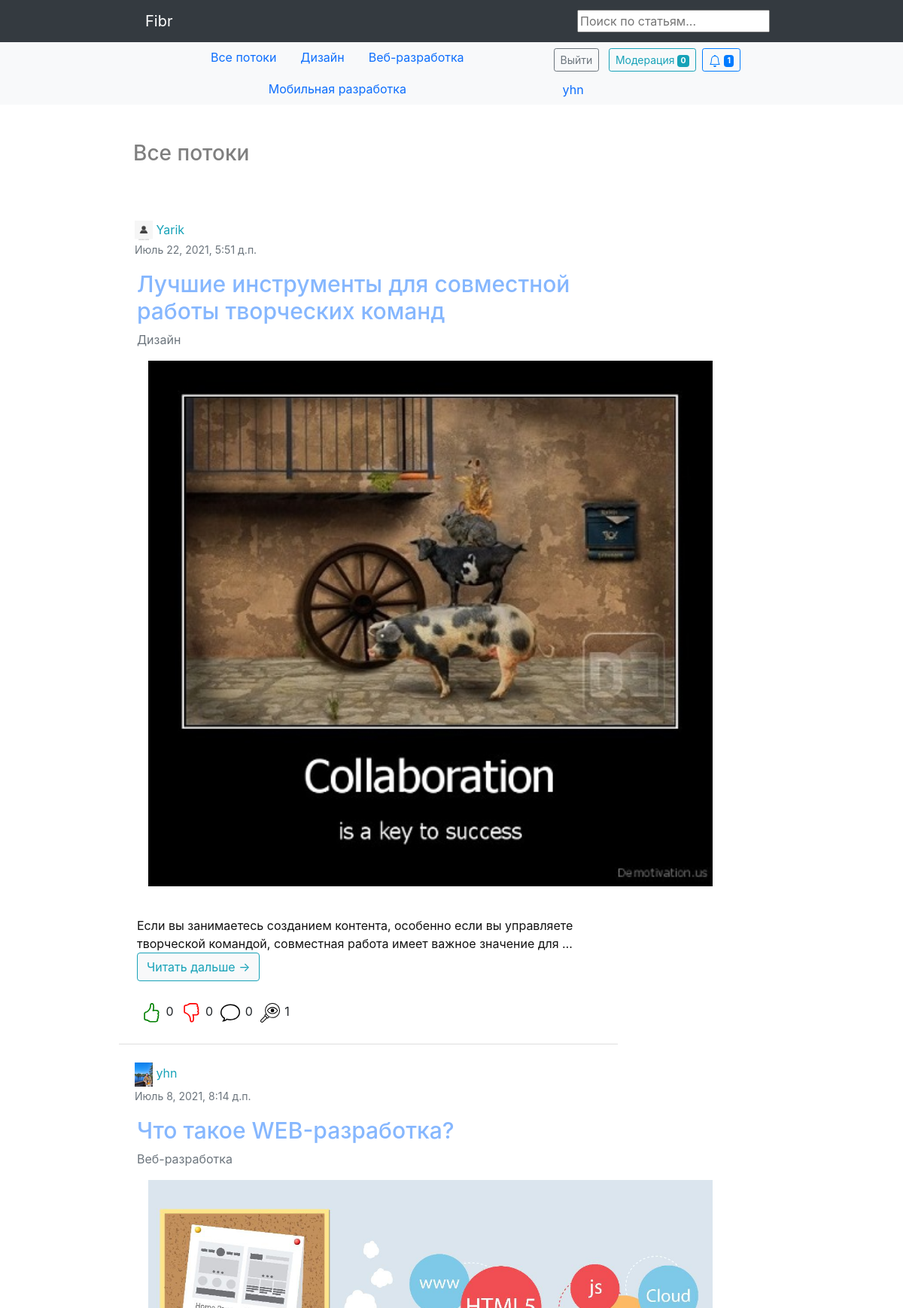
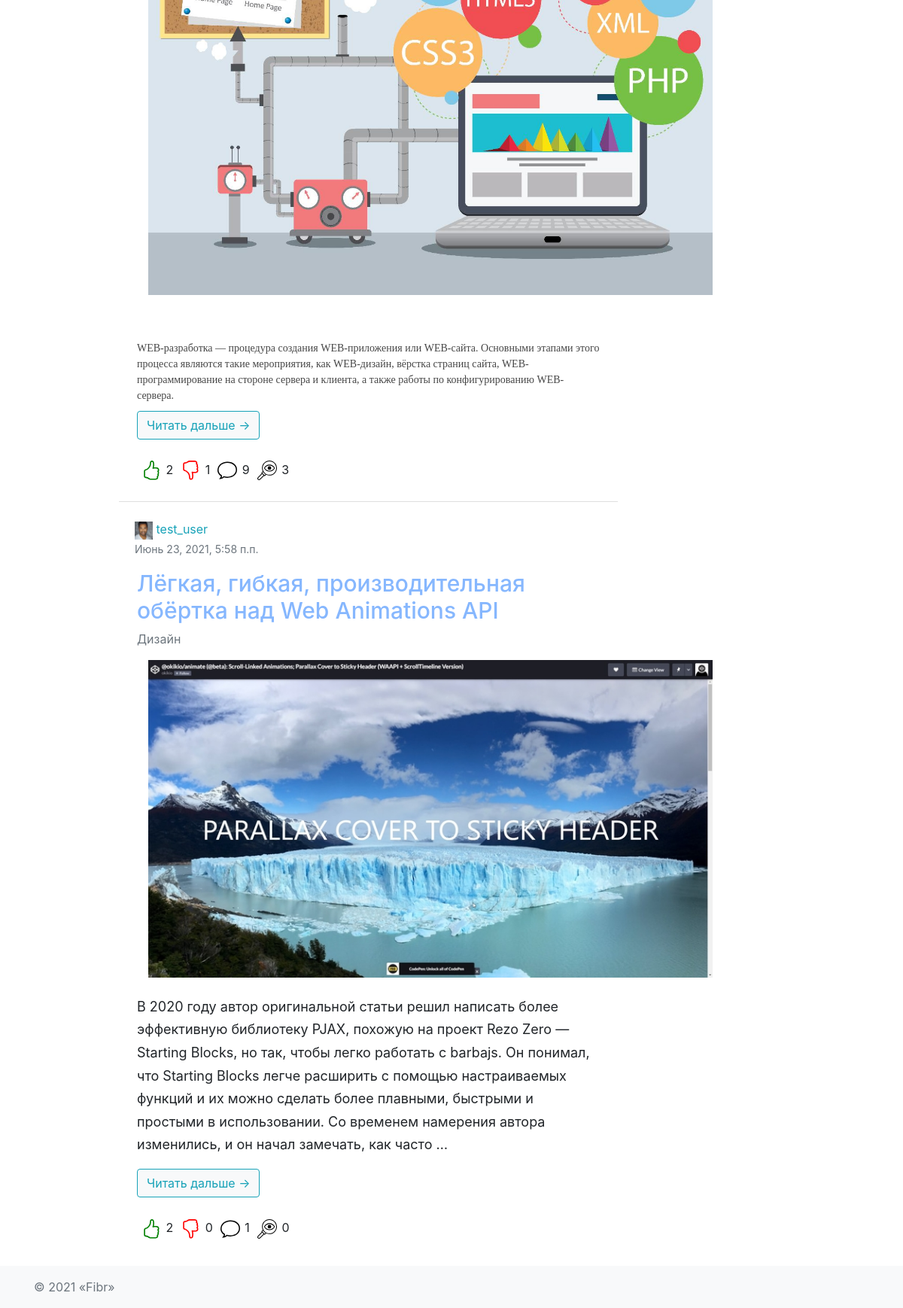
The page / (signed in) on the database its author committed (2 pictures, top to bottom).
### hub/models.py (models this page shows)
class Topic(models.Model):
    name = models.CharField(max_length=64)
    short_description = models.TextField(blank=True)
    class Meta:
        verbose_name = 'Тематика'
        verbose_name_plural = 'Тематики'
    def __str__(self):
        return self.name

### authapp/models.py (models this page shows, shortened)
class User(AbstractUser):
    image = models.ImageField(upload_to='users_avatars', blank=True, default='users_avatars/default.jpg')
    birthday = models.DateField(blank=True, null=True)
    is_moderator = models.BooleanField(default=False)
    is_blocked = models.BooleanField(default=False)
    blocked_time = models.DateTimeField(default=timezone.now)
    def __str__(self):
        return self.username

### article/models.py (models this page shows, shortened)
class Article(models.Model):
    user = models.ForeignKey(User, on_delete=models.CASCADE)
    topic = models.ForeignKey(Topic, on_delete=models.CASCADE, verbose_name='Раздел')
    title = models.CharField(max_length=64, unique=True, verbose_name='Название')
    content = models.TextField(blank=True, verbose_name='Статья')
    image = models.ImageField(upload_to='article_images', blank=True, verbose_name='Фото')
    is_active = models.BooleanField(default=True, verbose_name='Активна', db_index=True)
    is_published = models.BooleanField(default=False, verbose_name='Опубликовать', db_index=True)
    is_moderated = models.BooleanField(default=False, verbose_name='На модерацию', db_index=True)
    created_at = models.DateTimeField(auto_now_add=True)
    updated_at = models.DateTimeField(auto_now=True)
    moderate_comment = models.TextField(blank=True, verbose_name='Замечания модератора')
    class Meta:
        verbose_name = 'Статья'
        verbose_name_plural = 'Статьи'
    @staticmethod
    def get_articles():
        return Article.objects.filter(is_active=True, is_published=True)
    @staticmethod
    def get_moderated_articles():
        return Article.objects.filter(is_active=True, is_moderated=True)
    def get_total_likes(self):
        likes = Like.objects.filter(article=self, is_liked=True, is_for_comment=False)
        return len(likes)
    def get_total_dislikes(self):
        likes = Like.objects.filter(article=self, is_disliked=True, is_for_comment=False)
        return len(likes)
    def get_total_comments(self):
        comments = Comment.objects.filter(article=self)
        return len(comments)
    def get_total_views(self):
        article_views = ArticlesViews.objects.filter(article=self)
        return len(article_views)

### mainapp/views.py (the view)
# urls.py: path('', mainapp.Index.as_view(), name='index'),
class Index(ListView):
    model = Topic
    template_name = 'mainapp/index.html'
    def get_context_data(self, **kwargs):
        context = super().get_context_data(**kwargs)
        context['articles'] = Article.get_articles().order_by('-created_at')[:3]
        return context

### context_processor.py (called while the page is built)
def topic_list(request):
    return {"topic_list": Topic.objects.all()}

def moderated_article_count(request):
    return {'moderated_articles_count': Article.get_moderated_articles().count()}

### notification/models.py (called while the page is built)
    @staticmethod
    def total_count(user_pk):
        return Notification.objects.filter(user=user_pk).count()

    @staticmethod
    def total_unread_count(user_pk):
        return Notification.objects.filter(user=user_pk, read=False).count()

    @staticmethod
    def get_unread(user_pk):
        return Notification.objects.filter(user=user_pk, read=False).order_by('-created_at')

    @classmethod
    def get_new_comments_articles(cls, user):
        return Article.objects.filter(user=user).annotate(
            num_notices=Count('notification', filter=Q(notification__type_of=cls.NEW_COMMENT) & Q(
                notification__read=False))) \
            .filter(num_notices__gt=0).order_by('-num_notices')

    @classmethod
    def get_new_comments_reply(cls, user):
        return Comment.objects.filter(user=user).annotate(
            num_notices=Count('notification', filter=Q(notification__type_of=cls.COMMENT_REPLY) & Q(
                notification__read=False))) \
            .filter(num_notices__gt=0).order_by('-num_notices')

    @classmethod
    def get_new_liked_articles(cls, user):
        return Article.objects.filter(user=user).annotate(
            num_likes=Count('notification',
                            filter=Q(notification__type_of=cls.LIKE) & Q(notification__read=False))) \
            .filter(num_likes__gt=0).order_by('-num_likes')

    @classmethod
    def get_new_disliked_articles(cls, user):
        return Article.objects.filter(user=user).annotate(
            num_dislikes=Count('notification',
                               filter=Q(notification__type_of=cls.DISLIKE) & Q(notification__read=False))) \
            .filter(num_dislikes__gt=0).order_by('-num_dislikes')

    @classmethod
    def get_new_liked_comments(cls, user):
        return Comment.objects.filter(user=user).annotate(
            num_likes=Count('notification',
                            filter=Q(notification__type_of=cls.COMMENT_LIKE) & Q(notification__read=False))) \
            .filter(num_likes__gt=0).order_by('-num_likes')

### mainapp/templates/mainapp/index.html (shortened to what this page needs)
{% extends 'mainapp/base.html' %}
{% load static %}
{% block content %}
<section>
    <div class="container w-75 p-2">
        <ul class="list-group list-group-flush w-75">
            {% for article in articles %}
            <li class="list-group-item p-4">
                <div class="row">
                    <header class="accordion-header">
                        <a href="{% url 'auth:user_info' article.user.pk %}" class="text-info" title="Автор публикации"
                            style="text-decoration: none;">
                            <img src="{{ article.user.image.url }}" width="24" height="24" class="img-fluid" alt="img">
                            <span class="text">{{ article.user }}</span>
                        </a>
                        <p class="timelist text-muted"><small>
                                {{ article.created_at }}
                            </small></p>
                    </header>
                    <div class="col-sm-12">
                        <a href="{% url 'article:article' article.pk %}" class="card-title text-decoration-none"
                            style="color: #86b7fe; cursor: pointer">
                            <h1 class="text" style="font-size: 30px;">
                                {{ article.title }}
                            </h1>
                        </a>
                        <p class="text-muted">
                             {{ article.topic }}
                        </p>
                        <div class="col-sm-4">
                            {% if article.image %}
                            <img src="{{ article.image.url }}" class="img-responsive" alt="img" width="750">
                            {% endif %}
                        </div>
                        <br>
                        <p class="card-text" style="line-height: 1.70;font-size: 18px;overflow-wrap: break-word;">
                            {{ article.content| safe| truncatewords:60 }}</p>
                        <a href="{% url 'article:article' article.pk %}">
                        </a>
                        <a href="{% url 'article:article' article.pk %}" class="card-title text-decoration-none"
                            style="color: #86b7fe; cursor: pointer"> <button type="button"
                                class="btn bg-light btn-outline-info"> Читать дальше →
                            </button>
                        </a>
                        <div class="d-flex justify-content-lg-start mt-4">
                            <div class="m-1">
                                {{ article.get_total_likes }}</div>
                            <div class="m-1">
                                {{ article.get_total_dislikes }}</div>
                            <div class="m-1">
                                {{ article.get_total_comments }}</div>
                            <div class="m-1">
                                {{ article.get_total_views }}</div>
                        </div>
                    </div>
                </div>
            </li>
            {% endfor %}
        </ul>
    </div>
</section>
{% endblock %}

### mainapp/templates/mainapp/includes/inc_nav_menu.html (shortened to what this page needs)
<nav class="navbar navbar-expand-lg navbar-dark bg-dark">
    <div class="container w-75">
        <a class="navbar-brand px-lg-3" href="/">Fibr</a>
        <form action="{% url 'search:search_result'  %}" method="get">
            <input name="q" type="text" placeholder="Поиск по статьям...">
        </form>
    </div>
</nav>
<nav id="navbar_top" class="navbar-expand-md navbar-light bg-light">
    <div class="container d-flex justify-content-between w-75">
        <ul class="nav justify-content-center">
            <li class="nav-item">
                <a class="nav-link" href="/">Все потоки</a>
            </li>
            {% for topic in topic_list %}
            <li class="nav-item">
                <a class="nav-link" href="{% url 'hub:topic' topic.pk %}">
                    {{ topic.name }}
                </a>
            </li>
            {% endfor %}
        </ul>
        <ul class="nav">
            <li class="nav-item">
                <div class="d-grid gap-2 d-md-block mt-1">
                    {% if user.is_authenticated %}
                    <button class="btn btn-outline-secondary btn-sm my-0 m-1" type="button"
                        onclick="location.href='{% url 'auth:logout' %}'">
                        Выйти
                    </button>
                    {% endif %}
                    {% if user.is_moderator %}
                    <button class="btn btn-outline-info btn-sm my-0 m-1" type="button"
                        onclick="location.href='{% url 'auth:moderation' %}'">
                        Модерация <span class="badge badge-info">{{ moderated_articles_count }}</span>
                    </button>
                    {% endif %}
                    {% include 'notification/includes/inc_notification.html' %}
                </div>
            </li>
            {% if user.is_authenticated %}
            <li class="nav-item">
                <a class="nav-link" href="{% url 'auth:profile' user.pk %}">{{ user.username }}</a>
            </li>
            {% endif %}
        </ul>
    </div>
</nav>

### rows shown on the page
Topic: name "Дизайн"
Topic: name "Веб-разработка"
Topic: name "Мобильная разработка"
User: username "yhn"
Article: user.image (placeholder picture), user "Yarik", created_at "Июль 22, 2021, 5:51 д.п.", title "Лучшие инструменты для совместной работы творческих команд", topic "Дизайн", image (picture), content "Если вы занимаетесь созданием контента, особенно если вы управляете творческой командой, совместная работа имеет важное значение для …", get_total_likes "0", get_total_dislikes "0", get_total_comments "0", get_total_views "1"
Article: user.image (picture), user "yhn", created_at "Июль 8, 2021, 8:14 д.п.", title "Что такое WEB-разработка?", topic "Веб-разработка", image (picture), content "WEB-разработка — процедура создания WEB-приложения или WEB-сайта. Основными этапами этого процесса являются такие мероприятия, как WEB-дизайн, вёрстка страниц сайта, WEB-программирование на стороне сервера и клиента, а также работы по конфигурированию WEB-сервера.", get_total_likes "2", get_total_dislikes "1", get_total_comments "9", get_total_views "3"
Article: user.image (picture), user "test_user", created_at "Июнь 23, 2021, 5:58 п.п.", title "Лёгкая, гибкая, производительная обёртка над Web Animations API", topic "Дизайн", image (picture), content "В 2020 году автор оригинальной статьи решил написать более эффективную библиотеку PJAX, похожую на проект Rezo Zero — Starting Blocks, но так, чтобы легко работать с barbajs. Он понимал, что Starting Blocks легче расширить с помощью настраиваемых функций и их можно сделать более плавными, быстрыми и простыми в использовании. Со временем намерения автора изменились, и он начал замечать, как часто …", get_total_likes "2", get_total_dislikes "0", get_total_comments "1", get_total_views "0"

### other values the page prints
{{ moderated_articles_count }} "0"
{{ notice.unread_count }} "1"
